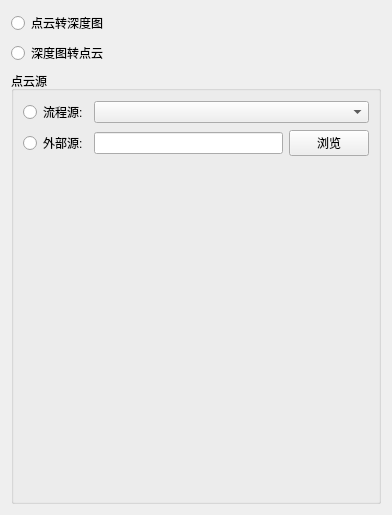
<?xml version="1.0" encoding="UTF-8"?>
<ui version="4.0">
 <class>ConvertFormatForm</class>
 <widget class="QWidget" name="ConvertFormatForm">
  <property name="geometry">
   <rect>
    <x>0</x>
    <y>0</y>
    <width>392</width>
    <height>515</height>
   </rect>
  </property>
  <property name="windowTitle">
   <string>Form</string>
  </property>
  <layout class="QVBoxLayout" name="verticalLayout_2">
   <item>
    <widget class="QRadioButton" name="pcCimg">
     <property name="text">
      <string>点云转深度图</string>
     </property>
    </widget>
   </item>
   <item>
    <widget class="QRadioButton" name="imgCpc">
     <property name="text">
      <string>深度图转点云</string>
     </property>
    </widget>
   </item>
   <item>
    <widget class="QGroupBox" name="groupBox">
     <property name="title">
      <string>点云源</string>
     </property>
     <layout class="QVBoxLayout" name="verticalLayout">
      <item>
       <layout class="QHBoxLayout" name="horizontalLayout_2" stretch="0,4">
        <item>
         <widget class="QRadioButton" name="fcSrc">
          <property name="text">
           <string>流程源:</string>
          </property>
         </widget>
        </item>
        <item>
         <widget class="QComboBox" name="SelectLinker"/>
        </item>
       </layout>
      </item>
      <item>
       <layout class="QHBoxLayout" name="horizontalLayout">
        <item>
         <widget class="QRadioButton" name="exSrc">
          <property name="text">
           <string>外部源:</string>
          </property>
         </widget>
        </item>
        <item>
         <widget class="QLineEdit" name="extFile"/>
        </item>
        <item>
         <widget class="QPushButton" name="efSelected">
          <property name="text">
           <string>浏览</string>
          </property>
         </widget>
        </item>
       </layout>
      </item>
      <item>
       <spacer name="verticalSpacer">
        <property name="orientation">
         <enum>Qt::Vertical</enum>
        </property>
        <property name="sizeHint" stdset="0">
         <size>
          <width>20</width>
          <height>40</height>
         </size>
        </property>
       </spacer>
      </item>
     </layout>
    </widget>
   </item>
  </layout>
 </widget>
 <resources/>
 <connections/>
</ui>
